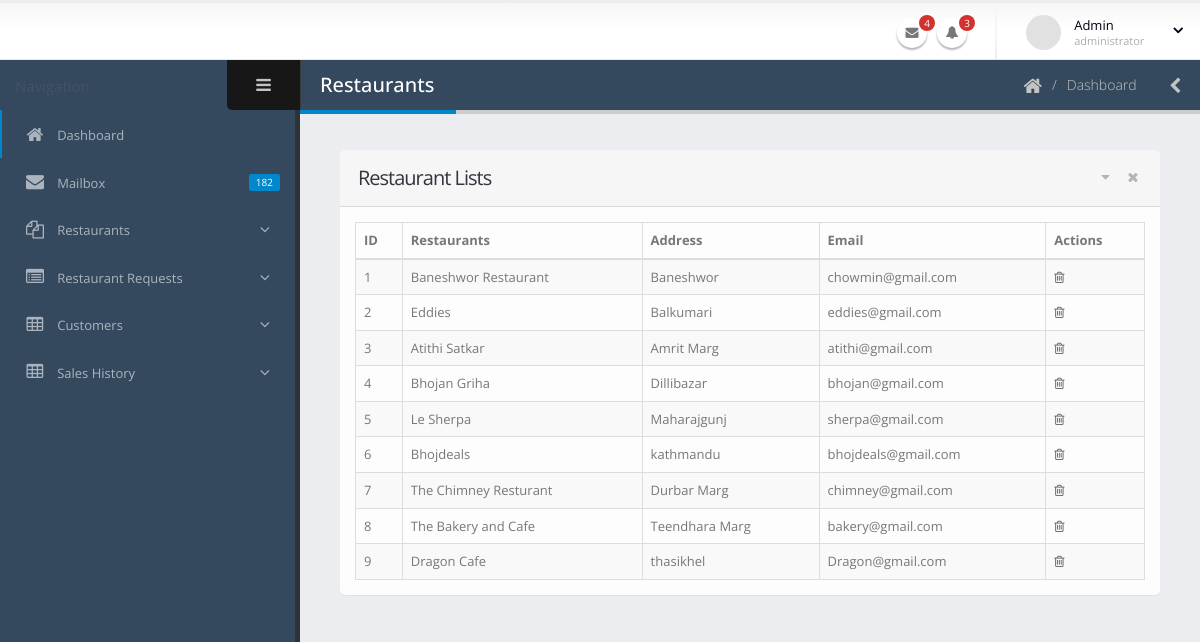
Screenshot of /admin/restaurants.php with the database file from the repository.
### tables this page shows
CREATE TABLE `restaurant` (
  `id` int(50) NOT NULL,
  `rname` varchar(2556) NOT NULL,
  `address` varchar(1000) NOT NULL,
  `image` varchar(3556) NOT NULL,
  `email` varchar(2556) NOT NULL,
  `password` varchar(2556) NOT NULL
);

### admin/restaurants.php (the view, shortened to what this page needs)
<?php
    include('../functions/init.php');
?>
<!doctype html>
<html class="fixed">
	<head>
		<link rel="stylesheet" href="assets/vendor/bootstrap/css/bootstrap.css" />
		<link rel="stylesheet" href="assets/vendor/font-awesome/css/font-awesome.css" />
		<link rel="stylesheet" href="assets/vendor/magnific-popup/magnific-popup.css" />
		<link rel="stylesheet" href="assets/vendor/bootstrap-datepicker/css/datepicker3.css" />
		<link rel="stylesheet" href="assets/vendor/jquery-ui/css/ui-lightness/jquery-ui-1.10.4.custom.css" />
		<link rel="stylesheet" href="assets/vendor/bootstrap-multiselect/bootstrap-multiselect.css" />
		<link rel="stylesheet" href="assets/vendor/morris/morris.css" />
		<link rel="stylesheet" href="assets/stylesheets/theme.css" />
		<link rel="stylesheet" href="assets/stylesheets/skins/default.css" />
		<link rel="stylesheet" href="assets/stylesheets/theme-custom.css">
	</head>
	<body>
		<section class="body">
			<header class="header">
				<div class="header-right">
					<ul class="notifications">
						<li>
							<a href="#" class="dropdown-toggle notification-icon" data-toggle="dropdown">
								<i class="fa fa-envelope"></i>
								<span class="badge">4</span>
							</a>
						</li>
						<li>
							<a href="#" class="dropdown-toggle notification-icon" data-toggle="dropdown">
								<i class="fa fa-bell"></i>
								<span class="badge">3</span>
							</a>
						</li>
					</ul>
					<span class="separator"></span>
					<div id="userbox" class="userbox">
						<a href="#" data-toggle="dropdown">
							<figure class="profile-picture">
								<img src="assets/images/!logged-user.jpg" alt="Admin" class="img-circle" data-lock-picture="assets/images/!logged-user.jpg" />
							</figure>
							<div class="profile-info" data-lock-name="Admin" data-lock-email="admin@gmail.com">
								<span class="name">Admin</span>
								<span class="role">administrator</span>
							</div>
							<i class="fa custom-caret"></i>
						</a>
					</div>
				</div>
			</header>
			<div class="inner-wrapper">
			<?php include('sidebar.php') ?>
				<section role="main" class="content-body">
					<header class="page-header">
						<h2>Restaurants</h2>
						<div class="right-wrapper pull-right">
							<ol class="breadcrumbs">
								<li>
									<a href="index.html">
										<i class="fa fa-home"></i>
									</a>
								</li>
								<li><span>Dashboard</span></li>
							</ol>
							<a class="sidebar-right-toggle" data-open="sidebar-right"><i class="fa fa-chevron-left"></i></a>
						</div>
					</header>
						<div class="row">
						<div class="col-md-12">
							<section class="panel">
								<header class="panel-heading">
									<div class="panel-actions">
										<a href="#" class="fa fa-caret-down"></a>
										<a href="#" class="fa fa-times"></a>
									</div>
									<h2 class="panel-title">Restaurant Lists</h2>
								</header>
								<div class="panel-body">
                                    <table class="table table-bordered table-striped mb-none" id="datatable-editable">
                                        <thead>
                                            <tr>
                                                <th>ID</th>
                                                <th>Restaurants</th>
                                                <th>Address</th>
                                                <th>Email</th>
                                                <th>Actions</th>
                                            </tr>
                                        </thead>
                                        <tbody><?php
										$sql = "SELECT * FROM `restaurant`;";
										$result = $con->query($sql);
										$i = 0;
										foreach ($result as $r) {
											$id=$r['id'];
											$i++;
											?>
                                            <tr class="gradeX">
                                                <td><?php echo $i ?></td>
                                                <td><?php echo $r['rname']?></td>
                                                <td><?php echo $r['address']?></td>
												<td><?php echo $r['email']?></td>
                                                <td class="actions">
                                                    <a href=<?php echo '"../delete_restaurant.php?id='.$id.'"'?> class="on-default remove-row"><i class="fa fa-trash-o"></i></a>
                                                </td>
                                            </tr>
											<?php } ?>
                                        </tbody>
                                    </table>
								</div>
							</section>
						</div>
					</div>
				</section>
			</div>
		</section>
	</body>
</html>

### admin/sidebar.php (shortened to what this page needs)
<aside id="sidebar-left" class="sidebar-left">
                <div class="sidebar-header">
                    <div class="sidebar-title">
                    </div>
                    <div class="sidebar-toggle hidden-xs" data-toggle-class="sidebar-left-collapsed" data-target="html" data-fire-event="sidebar-left-toggle">
                        <i class="fa fa-bars" aria-label="Toggle sidebar"></i>
                    </div>
                </div>
                <div class="nano">
                    <div class="nano-content">
                        <nav id="menu" class="nav-main" role="navigation">
                            <ul class="nav nav-main">
                                <li class="nav-active">
                                    <a href="index.php">
                                        <i class="fa fa-home" aria-hidden="true"></i>
                                        <span>Dashboard</span>
                                    </a>
                                </li>
                                <li>
                                    <a href="">
                                        <span class="pull-right label label-primary">182</span>
                                        <i class="fa fa-envelope" aria-hidden="true"></i>
                                        <span>Mailbox</span>
                                    </a>
                                </li>
                                <li class="nav-parent">
                                    <a href="restaurants.php">
                                        <i class="fa fa-copy" aria-hidden="true"></i>
                                        <span>Restaurants</span>
                                    </a>
                                </li>
                                <li class="nav-parent">
                                    <a href="restaurant_requests.php">
                                        <i class="fa fa-list-alt" aria-hidden="true"></i>
                                        <span>Restaurant Requests</span>
                                    </a>
                                </li>
                                <li class="nav-parent">
                                    <a href="customers.php">
                                        <i class="fa fa-table" aria-hidden="true"></i>
                                        <span>Customers</span>
                                    </a>
                                </li>
                                <li class="nav-parent">
                                    <a href="sales_history.php">
                                        <i class="fa fa-table" aria-hidden="true"></i>
                                        <span>Sales History</span>
                                    </a>
                                </li>
                            </ul>
                        </nav>
                        <hr class="separator" />
                    </div>
                </div>
            </aside>

### admin/assets/stylesheets/skins/default.css (style rules this page uses)
a, .btn-link { color: #0088cc; }
.label-primary { background: #0088cc; }
.page-header h2 { border-bottom-color: #0088cc; }
ul.nav-main > li.nav-active > a { box-shadow: 2px 0 0 #0088cc inset; }
.notifications .notification-menu:before, .notifications .notification-icon:before { border-bottom-color: #0088cc; }

### rows the page displays
restaurant: rname "Baneshwor Restaurant", address "Baneshwor", email "chowmin@gmail.com"
restaurant: rname "Eddies", address "Balkumari", email "eddies@gmail.com"
restaurant: rname "Atithi Satkar", address "Amrit Marg", email "atithi@gmail.com"
restaurant: rname "Bhojan Griha", address "Dillibazar", email "bhojan@gmail.com"
restaurant: rname "Le Sherpa", address "Maharajgunj", email "sherpa@gmail.com"
restaurant: rname "Bhojdeals", address "kathmandu", email "bhojdeals@gmail.com"
restaurant: rname "The Chimney Resturant", address "Durbar Marg", email "chimney@gmail.com"
restaurant: rname "The Bakery and Cafe", address "Teendhara Marg", email "bakery@gmail.com"
restaurant: rname "Dragon Cafe", address "thasikhel", email "Dragon@gmail.com"
